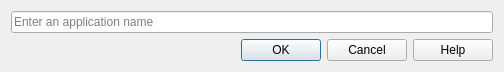
<?xml version="1.0" encoding="UTF-8"?>
<ui version="4.0">
 <class>NewAppDialog</class>
 <widget class="QDialog" name="NewAppDialog">
  <property name="geometry">
   <rect>
    <x>0</x>
    <y>0</y>
    <width>504</width>
    <height>68</height>
   </rect>
  </property>
  <property name="windowTitle">
   <string>New Application</string>
  </property>
  <layout class="QVBoxLayout" name="verticalLayout">
   <item>
    <widget class="QLineEdit" name="name">
     <property name="placeholderText">
      <string>Enter an application name</string>
     </property>
    </widget>
   </item>
   <item>
    <widget class="QDialogButtonBox" name="buttonBox">
     <property name="orientation">
      <enum>Qt::Horizontal</enum>
     </property>
     <property name="standardButtons">
      <set>QDialogButtonBox::Cancel|QDialogButtonBox::Help|QDialogButtonBox::Ok</set>
     </property>
    </widget>
   </item>
  </layout>
 </widget>
 <resources/>
 <connections>
  <connection>
   <sender>buttonBox</sender>
   <signal>accepted()</signal>
   <receiver>NewAppDialog</receiver>
   <slot>accept()</slot>
   <hints>
    <hint type="sourcelabel">
     <x>248</x>
     <y>254</y>
    </hint>
    <hint type="destinationlabel">
     <x>157</x>
     <y>274</y>
    </hint>
   </hints>
  </connection>
  <connection>
   <sender>buttonBox</sender>
   <signal>rejected()</signal>
   <receiver>NewAppDialog</receiver>
   <slot>reject()</slot>
   <hints>
    <hint type="sourcelabel">
     <x>316</x>
     <y>260</y>
    </hint>
    <hint type="destinationlabel">
     <x>286</x>
     <y>274</y>
    </hint>
   </hints>
  </connection>
 </connections>
</ui>
